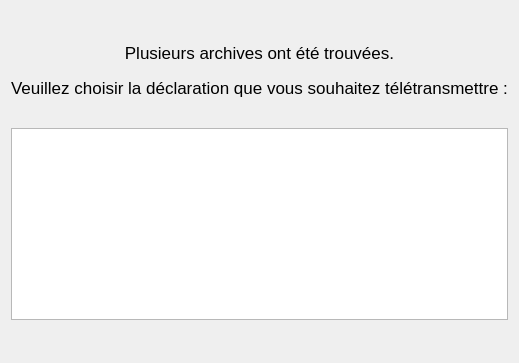
      <widget class="QWidget" name="pageArchiveChoose">
       <layout class="QVBoxLayout" name="verticalLayout_7">
        <property name="spacing">
         <number>15</number>
        </property>
        <item>
         <spacer name="verticalSpacer_9">
          <property name="orientation">
           <enum>Qt::Vertical</enum>
          </property>
          <property name="sizeHint" stdset="0">
           <size>
            <width>20</width>
            <height>32</height>
           </size>
          </property>
         </spacer>
        </item>
        <item>
         <widget class="QLabel" name="label_2">
          <property name="font">
           <font>
            <pointsize>13</pointsize>
           </font>
          </property>
          <property name="text">
           <string>Plusieurs archives ont été trouvées.</string>
          </property>
          <property name="alignment">
           <set>Qt::AlignCenter</set>
          </property>
         </widget>
        </item>
        <item>
         <widget class="QLabel" name="label_3">
          <property name="font">
           <font>
            <pointsize>13</pointsize>
           </font>
          </property>
          <property name="text">
           <string>Veuillez choisir la déclaration que vous souhaitez télétransmettre :</string>
          </property>
          <property name="alignment">
           <set>Qt::AlignCenter</set>
          </property>
         </widget>
        </item>
        <item>
         <spacer name="verticalSpacer_11">
          <property name="orientation">
           <enum>Qt::Vertical</enum>
          </property>
          <property name="sizeType">
           <enum>QSizePolicy::Fixed</enum>
          </property>
          <property name="sizeHint" stdset="0">
           <size>
            <width>20</width>
            <height>15</height>
           </size>
          </property>
         </spacer>
        </item>
        <item>
         <widget class="QListWidget" name="listWidget">
          <property name="font">
           <font>
            <pointsize>12</pointsize>
           </font>
          </property>
          <property name="viewMode">
           <enum>QListView::ListMode</enum>
          </property>
         </widget>
        </item>
        <item>
         <spacer name="verticalSpacer_10">
          <property name="orientation">
           <enum>Qt::Vertical</enum>
          </property>
          <property name="sizeHint" stdset="0">
           <size>
            <width>20</width>
            <height>32</height>
           </size>
          </property>
         </spacer>
        </item>
       </layout>
      </widget>
